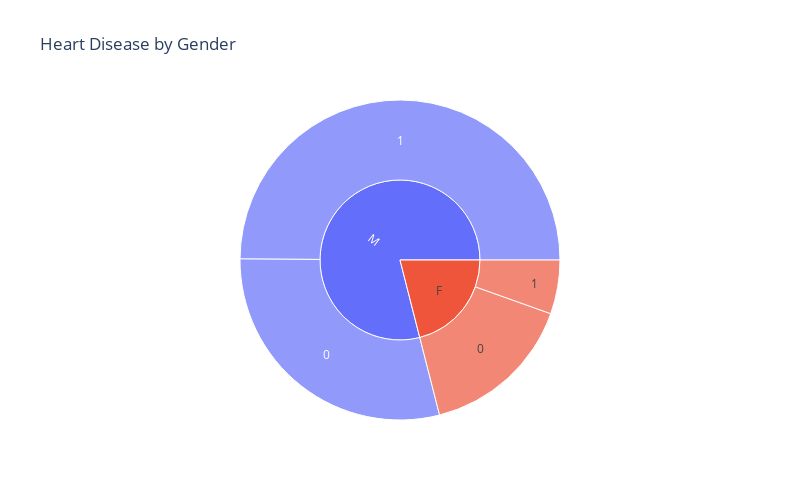

This figure's notebook cell:
### Code cell
gender_sunburst = px.sunburst(
    heart_disease, path=['Sex', 'HeartDisease'], title="Heart Disease by Gender")
gender_sunburst.show()

### Figure 1 — Plotly figure (JSON) as saved in the notebook; plotly's stock layout.template omitted (floating-point values rounded to 4 significant figures)
{"data": [{"branchvalues": "total", "domain": {"x": [0, 1], "y": [0, 1]}, "hovertemplate": "labels=%{label}<br>count=%{value}<br>parent=%{parent}<br>id=%{id}<extra></extra>", "ids": ["F/0", "M/0", "F/1", "M/1", "F", "M"], "labels": ["0", "0", "1", "1", "F", "M"], "name": "", "parents": ["F", "M", "F", "M", "", ""], "type": "sunburst", "values": [143, 267, 50, 458, 193, 725]}], "layout": {"height": 500, "legend": {"tracegroupgap": 0}, "title": {"text": "Heart Disease by Gender"}, "width": 800}}
